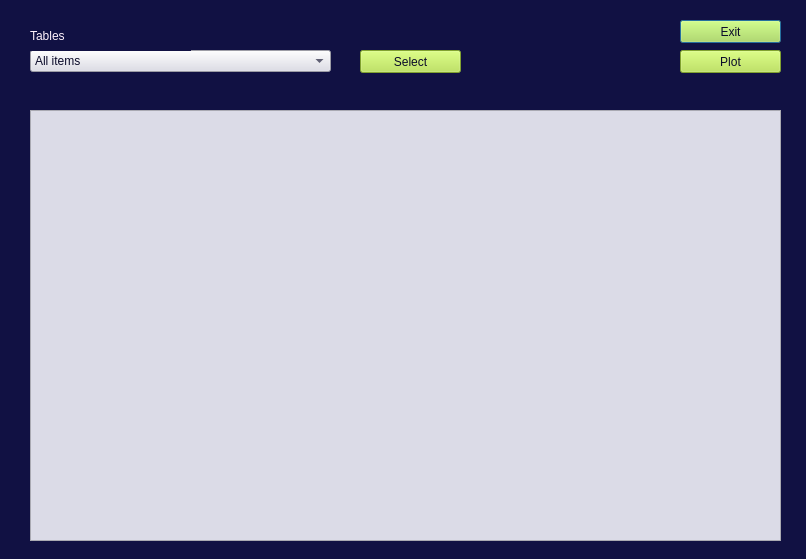
<?xml version="1.0" encoding="UTF-8"?>
<ui version="4.0">
 <class>Dialog</class>
 <widget class="QDialog" name="Dialog">
  <property name="geometry">
   <rect>
    <x>0</x>
    <y>0</y>
    <width>806</width>
    <height>559</height>
   </rect>
  </property>
  <property name="windowTitle">
   <string>Dialog</string>
  </property>
  <property name="styleSheet">
   <string notr="true">background-color: rgb(70, 199, 231);
background-color: rgb(17, 17, 67);
</string>
  </property>
  <property name="modal">
   <bool>false</bool>
  </property>
  <widget class="QComboBox" name="cbSelection">
   <property name="geometry">
    <rect>
     <x>30</x>
     <y>50</y>
     <width>301</width>
     <height>22</height>
    </rect>
   </property>
   <property name="styleSheet">
    <string notr="true">color: rgb(11, 11, 42);
background-color: rgb(219, 219, 231);</string>
   </property>
   <item>
    <property name="text">
     <string>All items</string>
    </property>
   </item>
   <item>
    <property name="text">
     <string>Estructure data</string>
    </property>
   </item>
   <item>
    <property name="text">
     <string>Total visitors by state (month)</string>
    </property>
   </item>
   <item>
    <property name="text">
     <string>Total visitors by state (year)</string>
    </property>
   </item>
   <item>
    <property name="text">
     <string>Total visitors by kind of visitors per state</string>
    </property>
   </item>
   <item>
    <property name="text">
     <string>Total visitors by kind of visitors &amp; state (month)</string>
    </property>
   </item>
   <item>
    <property name="text">
     <string>Total visitors by kind of visitors &amp; state (year)</string>
    </property>
   </item>
   <item>
    <property name="text">
     <string>Total visitors by kind of work (month)</string>
    </property>
   </item>
   <item>
    <property name="text">
     <string>Total visitors by kind of work (year)</string>
    </property>
   </item>
   <item>
    <property name="text">
     <string>Total visitors by kind of work and kind of visitor (year)</string>
    </property>
   </item>
   <item>
    <property name="text">
     <string>Average of visitors by state (month)</string>
    </property>
   </item>
   <item>
    <property name="text">
     <string>Average of visitors by state (year)</string>
    </property>
   </item>
   <item>
    <property name="text">
     <string>Average of visitors by kind of visitors per state (month)</string>
    </property>
   </item>
   <item>
    <property name="text">
     <string>Average of visitors by kind of visitors per state (year)</string>
    </property>
   </item>
   <item>
    <property name="text">
     <string>Percent of visitors by place per state (month)</string>
    </property>
   </item>
   <item>
    <property name="text">
     <string>Percent of visitors by place per state (year)</string>
    </property>
   </item>
   <item>
    <property name="text">
     <string>Percent of visitors by kind of visitors (month)</string>
    </property>
   </item>
   <item>
    <property name="text">
     <string>Percent of visitors by kind of visitors (year)</string>
    </property>
   </item>
   <item>
    <property name="text">
     <string>Percent of visitors by kind of visitors per place (month)</string>
    </property>
   </item>
   <item>
    <property name="text">
     <string>Percent of visitors by kind of visitors per place (year)</string>
    </property>
   </item>
  </widget>
  <widget class="QLabel" name="lblTitle">
   <property name="geometry">
    <rect>
     <x>30</x>
     <y>20</y>
     <width>161</width>
     <height>31</height>
    </rect>
   </property>
   <property name="styleSheet">
    <string notr="true">color: rgb(255, 242, 252);</string>
   </property>
   <property name="text">
    <string>Tables</string>
   </property>
  </widget>
  <widget class="QPushButton" name="btnExit">
   <property name="geometry">
    <rect>
     <x>680</x>
     <y>20</y>
     <width>101</width>
     <height>23</height>
    </rect>
   </property>
   <property name="styleSheet">
    <string notr="true">color: rgb(11, 11, 42);
background-color: rgb(181, 227, 67);</string>
   </property>
   <property name="text">
    <string>Exit</string>
   </property>
  </widget>
  <widget class="QTableView" name="tblViewer">
   <property name="geometry">
    <rect>
     <x>30</x>
     <y>110</y>
     <width>751</width>
     <height>431</height>
    </rect>
   </property>
   <property name="styleSheet">
    <string notr="true">color: rgb(11, 11, 42);
background-color: rgb(219, 219, 231);</string>
   </property>
  </widget>
  <widget class="QPushButton" name="btnPlot">
   <property name="geometry">
    <rect>
     <x>680</x>
     <y>50</y>
     <width>101</width>
     <height>23</height>
    </rect>
   </property>
   <property name="styleSheet">
    <string notr="true">color: rgb(11, 11, 42);
background-color: rgb(181, 227, 67);</string>
   </property>
   <property name="text">
    <string>Plot</string>
   </property>
  </widget>
  <widget class="QPushButton" name="btnSelect">
   <property name="geometry">
    <rect>
     <x>360</x>
     <y>50</y>
     <width>101</width>
     <height>23</height>
    </rect>
   </property>
   <property name="styleSheet">
    <string notr="true">color: rgb(11, 11, 42);
background-color: rgb(181, 227, 67);</string>
   </property>
   <property name="text">
    <string>Select</string>
   </property>
  </widget>
 </widget>
 <resources/>
 <connections>
  <connection>
   <sender>btnSelect</sender>
   <signal>clicked()</signal>
   <receiver>tblViewer</receiver>
   <slot>doItemsLayout()</slot>
   <hints>
    <hint type="sourcelabel">
     <x>440</x>
     <y>63</y>
    </hint>
    <hint type="destinationlabel">
     <x>469</x>
     <y>133</y>
    </hint>
   </hints>
  </connection>
  <connection>
   <sender>btnExit</sender>
   <signal>clicked()</signal>
   <receiver>Dialog</receiver>
   <slot>exec()</slot>
   <hints>
    <hint type="sourcelabel">
     <x>707</x>
     <y>35</y>
    </hint>
    <hint type="destinationlabel">
     <x>648</x>
     <y>30</y>
    </hint>
   </hints>
  </connection>
  <connection>
   <sender>btnPlot</sender>
   <signal>clicked()</signal>
   <receiver>Dialog</receiver>
   <slot>open()</slot>
   <hints>
    <hint type="sourcelabel">
     <x>688</x>
     <y>60</y>
    </hint>
    <hint type="destinationlabel">
     <x>635</x>
     <y>73</y>
    </hint>
   </hints>
  </connection>
 </connections>
</ui>
